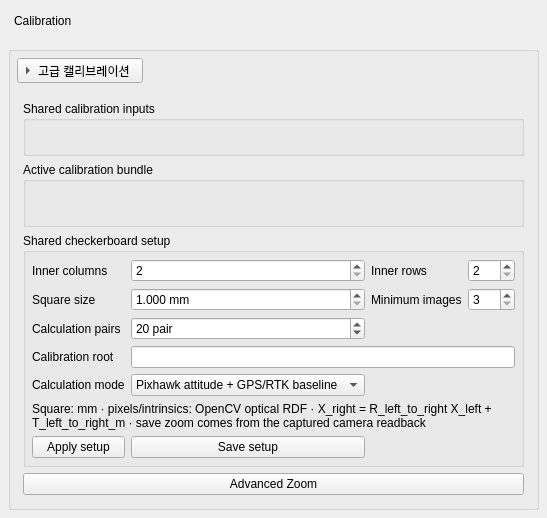
<ui version="4.0">
  <class>CalibrationWorkspace</class>
  <widget class="QWidget" name="CalibrationWorkspace">
    <layout class="QVBoxLayout" name="workspaceLayout">
      <property name="leftMargin">
        <number>8</number>
      </property>
      <property name="topMargin">
        <number>8</number>
      </property>
      <property name="rightMargin">
        <number>8</number>
      </property>
      <property name="bottomMargin">
        <number>8</number>
      </property>
      <property name="spacing">
        <number>6</number>
      </property>
      <item>
        <widget class="QFrame" name="workstationHeader">
          <layout class="QVBoxLayout" name="headerLayout">
            <property name="leftMargin">
              <number>6</number>
            </property>
            <property name="topMargin">
              <number>6</number>
            </property>
            <property name="rightMargin">
              <number>6</number>
            </property>
            <property name="bottomMargin">
              <number>6</number>
            </property>
            <property name="spacing">
              <number>6</number>
            </property>
            <item>
              <widget class="QLabel" name="workspaceTitle">
                <property name="text">
                  <string>Calibration</string>
                </property>
              </widget>
            </item>
          </layout>
        </widget>
      </item>
      <item>
        <widget class="QWidget" name="simpleHost">
          <layout class="QVBoxLayout" name="simpleLayout">
            <property name="leftMargin">
              <number>0</number>
            </property>
            <property name="topMargin">
              <number>0</number>
            </property>
            <property name="rightMargin">
              <number>0</number>
            </property>
            <property name="bottomMargin">
              <number>0</number>
            </property>
            <property name="spacing">
              <number>6</number>
            </property>
          </layout>
        </widget>
      </item>
      <item>
        <widget class="QGroupBox" name="advancedCalibrationGroup">
          <property name="toolTip">
            <string>파일별 선택, subset 품질, K/D·R/t 상세, 세션 경로를 검토합니다.</string>
          </property>
          <layout class="QVBoxLayout" name="advancedGroupLayout">
            <property name="leftMargin">
              <number>6</number>
            </property>
            <property name="topMargin">
              <number>6</number>
            </property>
            <property name="rightMargin">
              <number>6</number>
            </property>
            <property name="bottomMargin">
              <number>6</number>
            </property>
            <property name="spacing">
              <number>6</number>
            </property>
            <item>
              <widget class="QToolButton" name="advancedCalibrationToggle">
                <property name="text">
                  <string>고급 캘리브레이션</string>
                </property>
                <property name="checkable">
                  <bool>true</bool>
                </property>
                <property name="toolButtonStyle">
                  <enum>Qt::ToolButtonTextBesideIcon</enum>
                </property>
                <property name="arrowType">
                  <enum>Qt::RightArrow</enum>
                </property>
              </widget>
            </item>
            <item>
              <widget class="QWidget" name="advanced_calibration_content">
                <layout class="QVBoxLayout" name="advancedContentLayout">
                  <property name="leftMargin">
                    <number>6</number>
                  </property>
                  <property name="topMargin">
                    <number>6</number>
                  </property>
                  <property name="rightMargin">
                    <number>6</number>
                  </property>
                  <property name="bottomMargin">
                    <number>6</number>
                  </property>
                  <property name="spacing">
                    <number>6</number>
                  </property>
                  <item>
                    <widget class="QWidget" name="zoomHost">
                      <layout class="QVBoxLayout" name="zoomHostLayout">
                        <property name="leftMargin">
                          <number>0</number>
                        </property>
                        <property name="topMargin">
                          <number>0</number>
                        </property>
                        <property name="rightMargin">
                          <number>0</number>
                        </property>
                        <property name="bottomMargin">
                          <number>0</number>
                        </property>
                        <property name="spacing">
                          <number>6</number>
                        </property>
                      </layout>
                    </widget>
                  </item>
                  <item>
                    <widget class="QGroupBox" name="cameraHost">
                      <layout class="QVBoxLayout" name="cameraHostLayout">
                        <property name="leftMargin">
                          <number>6</number>
                        </property>
                        <property name="topMargin">
                          <number>6</number>
                        </property>
                        <property name="rightMargin">
                          <number>6</number>
                        </property>
                        <property name="bottomMargin">
                          <number>6</number>
                        </property>
                        <property name="spacing">
                          <number>5</number>
                        </property>
                        <item>
                          <widget class="QWidget" name="operationHost">
                            <layout class="QVBoxLayout" name="operationLayout">
                              <property name="leftMargin">
                                <number>0</number>
                              </property>
                              <property name="topMargin">
                                <number>0</number>
                              </property>
                              <property name="rightMargin">
                                <number>0</number>
                              </property>
                              <property name="bottomMargin">
                                <number>0</number>
                              </property>
                              <property name="spacing">
                                <number>6</number>
                              </property>
                            </layout>
                          </widget>
                        </item>
                        <item>
                          <widget class="QWidget" name="cameraModeHost">
                            <layout class="QVBoxLayout" name="cameraModeLayout">
                              <property name="leftMargin">
                                <number>0</number>
                              </property>
                              <property name="topMargin">
                                <number>0</number>
                              </property>
                              <property name="rightMargin">
                                <number>0</number>
                              </property>
                              <property name="bottomMargin">
                                <number>0</number>
                              </property>
                              <property name="spacing">
                                <number>6</number>
                              </property>
                            </layout>
                          </widget>
                        </item>
                        <item>
                          <widget class="QWidget" name="captureHost">
                            <layout class="QVBoxLayout" name="captureLayout">
                              <property name="leftMargin">
                                <number>0</number>
                              </property>
                              <property name="topMargin">
                                <number>0</number>
                              </property>
                              <property name="rightMargin">
                                <number>0</number>
                              </property>
                              <property name="bottomMargin">
                                <number>0</number>
                              </property>
                              <property name="spacing">
                                <number>6</number>
                              </property>
                            </layout>
                          </widget>
                        </item>
                        <item>
                          <widget class="QWidget" name="sessionHost">
                            <layout class="QVBoxLayout" name="sessionLayout">
                              <property name="leftMargin">
                                <number>0</number>
                              </property>
                              <property name="topMargin">
                                <number>0</number>
                              </property>
                              <property name="rightMargin">
                                <number>0</number>
                              </property>
                              <property name="bottomMargin">
                                <number>0</number>
                              </property>
                              <property name="spacing">
                                <number>6</number>
                              </property>
                            </layout>
                          </widget>
                        </item>
                        <item>
                          <widget class="QWidget" name="filesHost">
                            <layout class="QVBoxLayout" name="filesLayout">
                              <property name="leftMargin">
                                <number>0</number>
                              </property>
                              <property name="topMargin">
                                <number>0</number>
                              </property>
                              <property name="rightMargin">
                                <number>0</number>
                              </property>
                              <property name="bottomMargin">
                                <number>0</number>
                              </property>
                              <property name="spacing">
                                <number>6</number>
                              </property>
                            </layout>
                          </widget>
                        </item>
                      </layout>
                      <property name="title">
                        <string>Shared calibration inputs</string>
                      </property>
                    </widget>
                  </item>
                  <item>
                    <widget class="QGroupBox" name="profileHost">
                      <property name="title">
                        <string>Active calibration bundle</string>
                      </property>
                      <layout class="QGridLayout" name="profileGrid">
                        <property name="leftMargin">
                          <number>6</number>
                        </property>
                        <property name="topMargin">
                          <number>6</number>
                        </property>
                        <property name="rightMargin">
                          <number>6</number>
                        </property>
                        <property name="bottomMargin">
                          <number>6</number>
                        </property>
                        <property name="spacing">
                          <number>6</number>
                        </property>
                        <item row="0" column="0">
                          <widget class="QWidget" name="profile_state" />
                        </item>
                        <item row="0" column="1">
                          <widget class="QWidget" name="profile_profile_path" />
                        </item>
                        <item row="1" column="0">
                          <widget class="QWidget" name="profile_zoom" />
                        </item>
                        <item row="1" column="1">
                          <widget class="QWidget" name="profile_extrinsics_profile_path" />
                        </item>
                        <item row="2" column="0">
                          <widget class="QWidget" name="profile_extrinsics_source_zoom" />
                        </item>
                        <item row="2" column="1">
                          <widget class="QWidget" name="profile_combination" />
                        </item>
                        <item row="3" column="0">
                          <widget class="QWidget" name="profile_zoom_readback" />
                        </item>
                        <item row="3" column="1">
                          <widget class="QWidget" name="profile_validation_mode" />
                        </item>
                        <item row="4" column="0">
                          <widget class="QWidget" name="profile_status_label" />
                        </item>
                        <item row="4" column="1">
                          <widget class="QWidget" name="profile_valid_pair_count" />
                        </item>
                        <item row="5" column="0">
                          <widget class="QWidget" name="profile_progress" />
                        </item>
                      </layout>
                    </widget>
                  </item>
                  <item>
                    <widget class="QGroupBox" name="setupGroup">
                      <property name="title">
                        <string>Shared checkerboard setup</string>
                      </property>
                      <layout class="QGridLayout" name="setupGroupLayout">
                        <property name="leftMargin">
                          <number>6</number>
                        </property>
                        <property name="topMargin">
                          <number>6</number>
                        </property>
                        <property name="rightMargin">
                          <number>6</number>
                        </property>
                        <property name="bottomMargin">
                          <number>6</number>
                        </property>
                        <property name="spacing">
                          <number>6</number>
                        </property>
                        <item row="0" column="0">
                          <widget class="QLabel" name="inner_colsLabel">
                            <property name="text">
                              <string>Inner columns</string>
                            </property>
                          </widget>
                        </item>
                        <item row="0" column="1">
                          <widget class="QSpinBox" name="setup_inner_cols">
                            <property name="minimum">
                              <number>2</number>
                            </property>
                            <property name="maximum">
                              <number>30</number>
                            </property>
                            <property name="suffix">
                              <string />
                            </property>
                          </widget>
                        </item>
                        <item row="0" column="2">
                          <widget class="QLabel" name="inner_rowsLabel">
                            <property name="text">
                              <string>Inner rows</string>
                            </property>
                          </widget>
                        </item>
                        <item row="0" column="3">
                          <widget class="QSpinBox" name="setup_inner_rows">
                            <property name="minimum">
                              <number>2</number>
                            </property>
                            <property name="maximum">
                              <number>30</number>
                            </property>
                            <property name="suffix">
                              <string />
                            </property>
                          </widget>
                        </item>
                        <item row="1" column="0">
                          <widget class="QLabel" name="square_size_mmLabel">
                            <property name="text">
                              <string>Square size</string>
                            </property>
                          </widget>
                        </item>
                        <item row="1" column="1">
                          <widget class="QDoubleSpinBox" name="setup_square_size_mm">
                            <property name="minimum">
                              <double>1</double>
                            </property>
                            <property name="maximum">
                              <double>500</double>
                            </property>
                            <property name="suffix">
                              <string> mm</string>
                            </property>
                            <property name="decimals">
                              <number>3</number>
                            </property>
                          </widget>
                        </item>
                        <item row="1" column="2">
                          <widget class="QLabel" name="min_imagesLabel">
                            <property name="text">
                              <string>Minimum images</string>
                            </property>
                          </widget>
                        </item>
                        <item row="1" column="3">
                          <widget class="QSpinBox" name="setup_min_images">
                            <property name="minimum">
                              <number>3</number>
                            </property>
                            <property name="maximum">
                              <number>100</number>
                            </property>
                            <property name="suffix">
                              <string />
                            </property>
                          </widget>
                        </item>
                        <item row="2" column="0">
                          <widget class="QLabel" name="calculation_pair_countLabel">
                            <property name="text">
                              <string>Calculation pairs</string>
                            </property>
                          </widget>
                        </item>
                        <item row="2" column="1">
                          <widget class="QSpinBox" name="setup_calculation_pair_count">
                            <property name="minimum">
                              <number>0</number>
                            </property>
                            <property name="maximum">
                              <number>10000</number>
                            </property>
                            <property name="suffix">
                              <string> pair</string>
                            </property>
                            <property name="specialValueText">
                              <string>all pairs</string>
                            </property>
                            <property name="value">
                              <number>20</number>
                            </property>
                          </widget>
                        </item>
                        <item row="3" column="0">
                          <widget class="QLabel" name="rootLabel">
                            <property name="text">
                              <string>Calibration root</string>
                            </property>
                          </widget>
                        </item>
                        <item row="3" column="1" rowspan="1" colspan="3">
                          <widget class="QLineEdit" name="setup_calibration_root" />
                        </item>
                        <item row="4" column="0">
                          <widget class="QLabel" name="modeLabel">
                            <property name="text">
                              <string>Calculation mode</string>
                            </property>
                          </widget>
                        </item>
                        <item row="4" column="1">
                          <widget class="QComboBox" name="setup_validation_mode">
                            <item>
                              <property name="text">
                                <string>Pixhawk attitude + GPS/RTK baseline</string>
                              </property>
                            </item>
                            <item>
                              <property name="text">
                                <string>Checkerboard stereo R/T</string>
                              </property>
                            </item>
                          </widget>
                        </item>
                        <item row="5" column="0" rowspan="1" colspan="4">
                          <widget class="QLabel" name="setupContract">
                            <property name="text">
                              <string>Square: mm · pixels/intrinsics: OpenCV optical RDF · X_right = R_left_to_right X_left + T_left_to_right_m · save zoom comes from the captured camera readback</string>
                            </property>
                            <property name="wordWrap">
                              <bool>true</bool>
                            </property>
                          </widget>
                        </item>
                        <item row="6" column="0">
                          <widget class="QPushButton" name="applySetupButton">
                            <property name="text">
                              <string>Apply setup</string>
                            </property>
                            <property name="commandId" stdset="0">
                              <string>calibration.apply_setup</string>
                            </property>
                          </widget>
                        </item>
                        <item row="6" column="1">
                          <widget class="QPushButton" name="saveSetupButton">
                            <property name="text">
                              <string>Save setup</string>
                            </property>
                            <property name="commandId" stdset="0">
                              <string>calibration.save_setup</string>
                            </property>
                          </widget>
                        </item>
                      </layout>
                    </widget>
                  </item>
                  <item>
                    <widget class="QPushButton" name="handoffButton">
                      <property name="text">
                        <string>Advanced Zoom</string>
                      </property>
                      <property name="toolTip">
                        <string>Open Advanced camera controls for physical zoom commands.</string>
                      </property>
                    </widget>
                  </item>
                </layout>
              </widget>
            </item>
          </layout>
        </widget>
      </item>
    </layout>
  </widget>
  <resources />
  <connections />
</ui>
